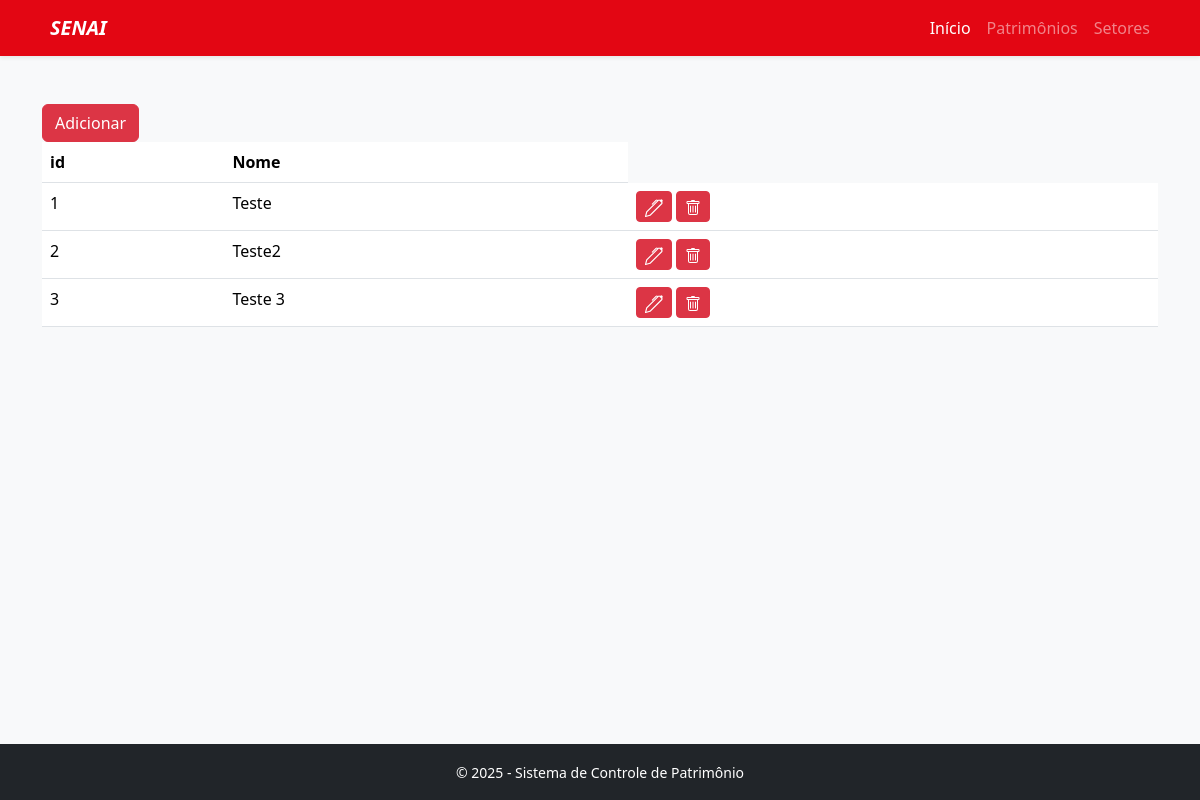
The app's page /setor, older data.
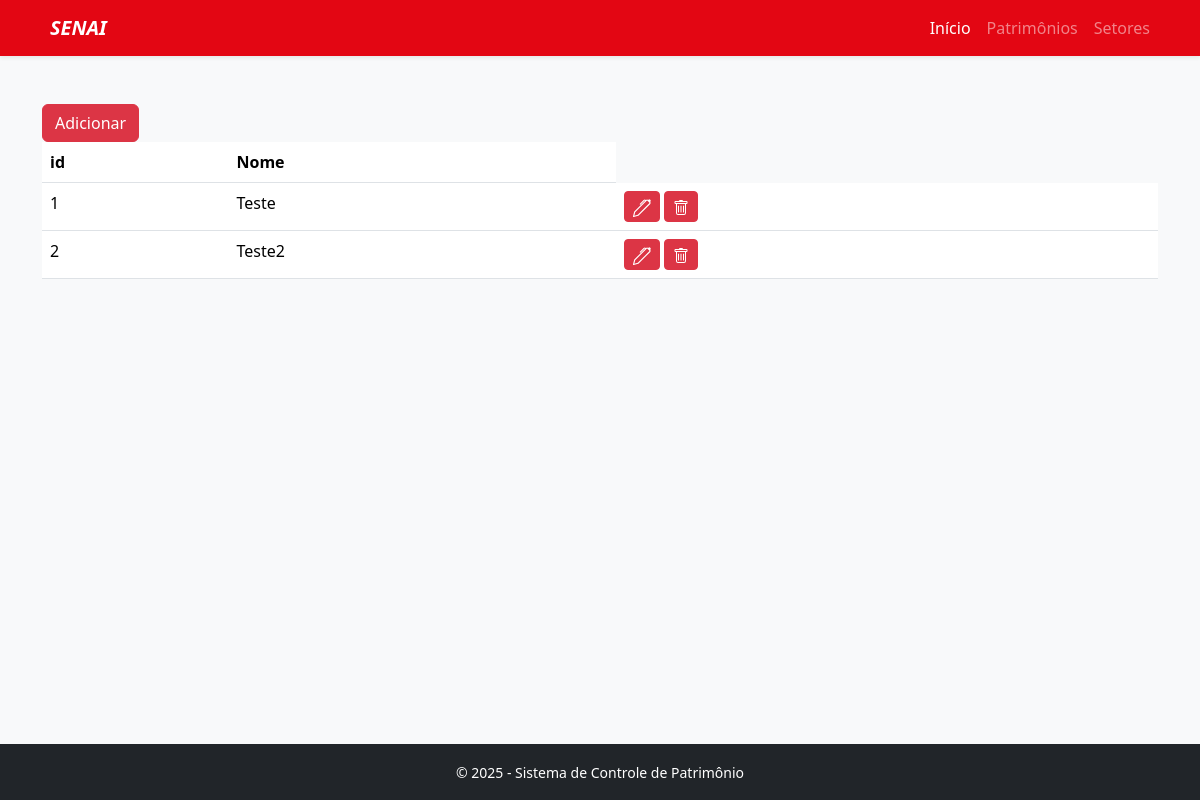
The same page, newer data.
### tables this page shows
CREATE TABLE setores(
            id INTEGER PRIMARY KEY,
            nome TEXT NOT NULL UNIQUE 
        );

### main.py (the view)
@app.route("/setor", methods=['GET', 'POST', 'PUT', 'DELETE'])
def setores():
    setor = bd.Setor()
    if request.method == 'POST':
        nome = request.form['nome']
        setor.create(nome)
        return redirect(url_for("setores"))
    elif request.method == 'PUT':
        id = int(request.form['id'])
        nome = request.form['nome']
        setor.update(id, nome)
        return redirect(url_for("setores"))
    elif request.method == "DELETE":
        id = int(request.form['id'])
        setor.delete(id)
        return redirect(url_for("setores"))
    else:
        setores = setor.read()
        return render_template("setores.jinja", setores=setores)

### bd.py (called while the page is built)
    @staticmethod
    def read(id = False):
        if id:
            cursor.execute(
                f"""
                    SELECT * FROM setores WHERE id = '{id}';
                """
            )
            rows = cursor.fetchall()
            return rows
        else:
            cursor.execute(
                f"""
                    SELECT * FROM setores;
                """
            )
            rows = cursor.fetchall()
            return rows

### templates/setores.jinja (shortened to what this page needs)
{% extends "base.jinja" %}
{% import 'macros_icons.jinja' as icon %}
{% block page %}
<a href="{{url_for('form_setores')}}"><button type="button" class="btn btn-danger">Adicionar</button></a>
<table class="table">
    <thead>
        <th scope="col">id</th>
        <th scope="col">Nome</th>
    </thead>
    <tbody>
            {% for setor in setores %}
        <tr>
            <td>{{ setor[0] }}</td>
            <td>{{ setor[1] }}</td>
            <td>
                <a href="{{ url_for('form_setores', id=setor[0]) }}"><button class="btn btn-sm btn-danger">{{ icon.icon_pen(size=18) }}</button></a>
                <form action="{{ url_for('setores') }}" method="POST" style="display:inline;">
                    <button type="submit" class="btn btn-sm btn-danger"
                            onclick="return confirm('Tem certeza que deseja deletar {{ setor[1] }}?');">
                    </button>
                </form>
            </td>
        </tr>
            {% else %}
            <p>Nenhum setor cadastrado ainda.</p>
            {% endfor %}
    </tbody>
</table>
{% endblock %}

### templates/base.jinja (shortened to what this page needs)
<!DOCTYPE html>
<html lang="pt-BR">
<head>
    <link rel="stylesheet" href="{{ url_for('static', filename='/normalize.css') }}">
    <link rel="stylesheet" href="{{ url_for('static', filename='/bootstrap/css/bootstrap.min.css') }}">
    <link rel="stylesheet" href="{{ url_for('static', filename='/style.css') }}">
</head>
<body class="bg-light">
    <nav class="navbar navbar-expand-lg navbar-dark bg-senai shadow-sm">
        <div class="container">
            <a class="navbar-brand fw-bold fst-italic" href="/">
                SENAI
            </a>
            <div class="collapse navbar-collapse" id="navbarNav">
                <ul class="navbar-nav ms-auto">
                    <li class="nav-item"><a class="nav-link text-white" href="/">Início</a></li>
                    <li class="nav-item"><a class="nav-link text-white-50" href="/patrimonio">Patrimônios</a></li>
                    <li class="nav-item"><a class="nav-link text-white-50" href="/setor">Setores</a></li>
                </ul>
            </div>
        </div>
    </nav>
    <main class="container py-5">
        {% block page %}{% endblock %}
    </main>
    <footer class="bg-dark text-white text-center py-3 mt-auto">
        <small>&copy; 2025 - Sistema de Controle de Patrimônio</small>
    </footer>
</body>
</html>

### templates/macros_icons.jinja (shortened to what this page needs)
{% macro icon_pen(size=16, color="currentColor") %}
<svg xmlns="http://www.w3.org/2000/svg" width="{{ size }}" height="{{ size }}" fill="{{ color }}" class="bi bi-pen" viewBox="0 0 16 16">
  <path d="m13.498.795.149-.149a1.207 1.207 0 1 1 1.707 1.708l-.149.148a1.5 1.5 0 0 1-.059 2.059L4.854 14.854a.5.5 0 0 1-.233.131l-4 1a.5.5 0 0 1-.606-.606l1-4a.5.5 0 0 1 .131-.232l9.642-9.642a.5.5 0 0 0-.642.056L6.854 4.854a.5.5 0 1 1-.708-.708L9.44.854A1.5 1.5 0 0 1 11.5.796a1.5 1.5 0 0 1 1.998-.001m-.644.766a.5.5 0 0 0-.707 0L1.95 11.756l-.764 3.057 3.057-.764L14.44 3.854a.5.5 0 0 0 0-.708z"/>
</svg>
{% endmacro %}

### static/style.css (style rules this page uses)
:root { --senai-red: #E30613; }
.bg-senai { background-color: var(--senai-red); }
body { display: flex; flex-direction: column; min-height: 100vh; }
main { flex: 1; }

Row changes from the older to the newer data that the page shows:
removed setores: id "3", nome "Teste 3", {{ size }} 18 (drawn)
